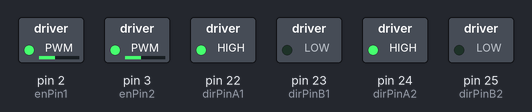
This sketch was run on a simulated Arduino Mega 2560, built with avr-gcc and run on an emulated ATmega2560. Shown: switched loads named in the sketch (green lamp = pin HIGH).

Above: at 0.05 s.
At 1.95 s:
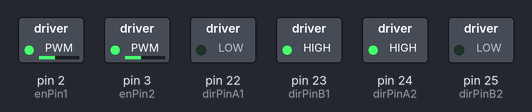
At 2.95 s:
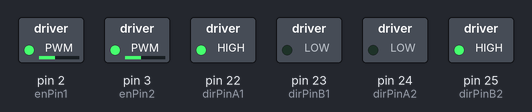
At 3.95 s:
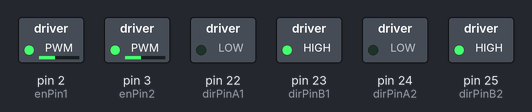
Timing chart, 0 to 4.6 s (numbered marks = the images above):
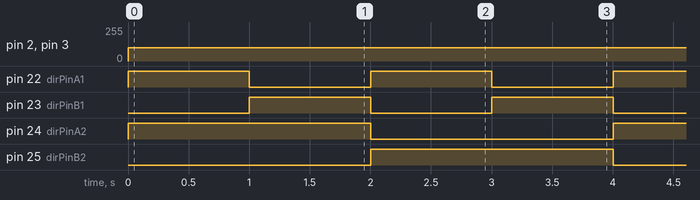

Measured:
- by itself, pin 2 (enPin1), pin 3 (enPin2): 0/255 → 100/255 at 0.00 s
- by itself, pin 22 (dirPinA1), pin 23 (dirPinB1): alternates HIGH for 1.0 s and LOW for 1.0 s
- by itself, pin 24 (dirPinA2), pin 25 (dirPinB2): alternates HIGH for 2.0 s and LOW for 2.0 s

The sketch:

Exercise2_Spin.ino
```cpp
int enPin1 = 2;
int dirPinA1 = 22;
int dirPinB1 = 23;

int enPin2 = 3;
int dirPinA2 = 24;
int dirPinB2 = 25;

float spd1 = 100;
float spd2 = 100;

long lastTriggeredTime1 = 0;
long lastTriggeredTime2 = 0;


void setup() {
  // put your setup code here, to run once:
  pinMode(enPin1,OUTPUT);
  pinMode(dirPinA1,OUTPUT);
  pinMode(dirPinB1,OUTPUT);

  pinMode(enPin2,OUTPUT);
  pinMode(dirPinA2,OUTPUT);
  pinMode(dirPinB2,OUTPUT);

  Serial.begin(9600);

}

void loop() {
  //use lastTriggeredTime to keep track of time
  //It change the speed direction once every
  //second.
  if(millis()-lastTriggeredTime1>1000){
    spd1*=-1;
    lastTriggeredTime1 = millis();
  }

  if(millis()-lastTriggeredTime2>2000){
    spd2*=-1;
    lastTriggeredTime2 = millis();
  }


  moveMotor1(spd1);
  moveMotor2(spd2);

}


//motor control functions.
//it takes a parameter of speed.
//if the speed value is positive, then the motor
//spin forward, whereas if it is negative
//the motor spin backward.

void moveMotor1(float spd){
  if(spd>0){
    digitalWrite(dirPinA1,HIGH);
    digitalWrite(dirPinB1,LOW);
    analogWrite(enPin1, abs(spd));
  }else{
    digitalWrite(dirPinA1,LOW);
    digitalWrite(dirPinB1,HIGH);
    analogWrite(enPin1, abs(spd));
  }
}

void moveMotor2(float spd){
  if(spd>0){
    digitalWrite(dirPinA2,HIGH);
    digitalWrite(dirPinB2,LOW);
    analogWrite(enPin2, abs(spd));
  }else{
    digitalWrite(dirPinA2,LOW);
    digitalWrite(dirPinB2,HIGH);
    analogWrite(enPin2, abs(spd));
  }
}
```
